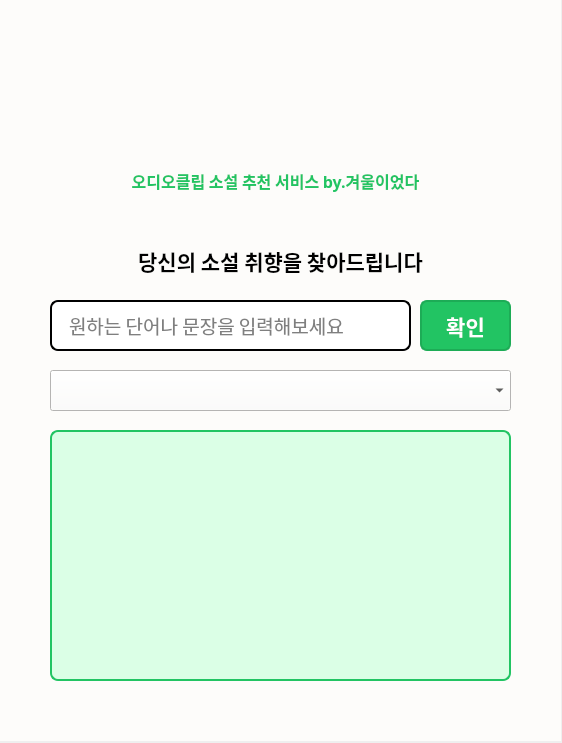
<?xml version="1.0" encoding="UTF-8"?>
<ui version="4.0">
 <class>Form</class>
 <widget class="QWidget" name="Form">
  <property name="geometry">
   <rect>
    <x>0</x>
    <y>0</y>
    <width>562</width>
    <height>743</height>
   </rect>
  </property>
  <property name="windowTitle">
   <string>Form</string>
  </property>
  <widget class="QLabel" name="lbl_title">
   <property name="geometry">
    <rect>
     <x>50</x>
     <y>240</y>
     <width>461</width>
     <height>41</height>
    </rect>
   </property>
   <property name="font">
    <font>
     <family>Pretendard SemiBold</family>
     <pointsize>16</pointsize>
     <weight>75</weight>
     <bold>true</bold>
    </font>
   </property>
   <property name="text">
    <string>당신의 소설 취향을 찾아드립니다</string>
   </property>
   <property name="alignment">
    <set>Qt::AlignCenter</set>
   </property>
  </widget>
  <widget class="QComboBox" name="combo_box">
   <property name="geometry">
    <rect>
     <x>50</x>
     <y>370</y>
     <width>461</width>
     <height>41</height>
    </rect>
   </property>
   <property name="font">
    <font>
     <family>Pretendard Medium</family>
     <pointsize>12</pointsize>
    </font>
   </property>
   <property name="styleSheet">
    <string notr="true">background-color: rgb(253, 252, 250);</string>
   </property>
  </widget>
  <widget class="QLabel" name="lbl_recommend">
   <property name="geometry">
    <rect>
     <x>50</x>
     <y>430</y>
     <width>461</width>
     <height>251</height>
    </rect>
   </property>
   <property name="font">
    <font>
     <family>Pretendard Medium</family>
     <pointsize>12</pointsize>
    </font>
   </property>
   <property name="styleSheet">
    <string notr="true">border : 2px solid rgb(34, 196, 99);
border-radius : 8px;
background-color: rgb(219, 255, 230);</string>
   </property>
   <property name="text">
    <string/>
   </property>
  </widget>
  <widget class="QLineEdit" name="line_edit">
   <property name="geometry">
    <rect>
     <x>50</x>
     <y>300</y>
     <width>361</width>
     <height>51</height>
    </rect>
   </property>
   <property name="font">
    <font>
     <family>Pretendard Medium</family>
     <pointsize>14</pointsize>
    </font>
   </property>
   <property name="styleSheet">
    <string notr="true">border : 2px solid rgb(0, 0, 0);
border-radius : 8px;
padding: 5px 15px;
background-color: rgb(255, 255, 255);</string>
   </property>
   <property name="frame">
    <bool>true</bool>
   </property>
   <property name="placeholderText">
    <string>원하는 단어나 문장을 입력해보세요</string>
   </property>
  </widget>
  <widget class="QPushButton" name="btn_recommend">
   <property name="geometry">
    <rect>
     <x>420</x>
     <y>300</y>
     <width>91</width>
     <height>51</height>
    </rect>
   </property>
   <property name="font">
    <font>
     <family>Pretendard SemiBold</family>
     <pointsize>16</pointsize>
     <weight>75</weight>
     <bold>true</bold>
    </font>
   </property>
   <property name="mouseTracking">
    <bool>false</bool>
   </property>
   <property name="styleSheet">
    <string notr="true">background-color: rgb(34, 196, 99);
border : 2px solid rgb(29, 172, 86);
color: rgb(255, 255, 255);
border-radius : 7px;</string>
   </property>
   <property name="text">
    <string>확인</string>
   </property>
  </widget>
  <widget class="QLabel" name="label">
   <property name="geometry">
    <rect>
     <x>0</x>
     <y>190</y>
     <width>561</width>
     <height>891</height>
    </rect>
   </property>
   <property name="text">
    <string/>
   </property>
   <property name="pixmap">
    <pixmap>img/frame_clear.png</pixmap>
   </property>
   <property name="scaledContents">
    <bool>true</bool>
   </property>
  </widget>
  <widget class="QLabel" name="label_2">
   <property name="geometry">
    <rect>
     <x>120</x>
     <y>50</y>
     <width>301</width>
     <height>111</height>
    </rect>
   </property>
   <property name="frameShape">
    <enum>QFrame::NoFrame</enum>
   </property>
   <property name="frameShadow">
    <enum>QFrame::Plain</enum>
   </property>
   <property name="text">
    <string/>
   </property>
   <property name="pixmap">
    <pixmap>img/audio_clip.png</pixmap>
   </property>
   <property name="scaledContents">
    <bool>true</bool>
   </property>
   <property name="wordWrap">
    <bool>false</bool>
   </property>
   <property name="openExternalLinks">
    <bool>false</bool>
   </property>
  </widget>
  <widget class="QLabel" name="label_3">
   <property name="geometry">
    <rect>
     <x>0</x>
     <y>0</y>
     <width>561</width>
     <height>741</height>
    </rect>
   </property>
   <property name="styleSheet">
    <string notr="true">background-color: rgb(253, 252, 250)</string>
   </property>
   <property name="text">
    <string/>
   </property>
  </widget>
  <widget class="QLabel" name="lbl_service_inform">
   <property name="geometry">
    <rect>
     <x>130</x>
     <y>160</y>
     <width>291</width>
     <height>41</height>
    </rect>
   </property>
   <property name="font">
    <font>
     <family>Pretendard ExtraBold</family>
     <pointsize>12</pointsize>
     <weight>75</weight>
     <bold>true</bold>
    </font>
   </property>
   <property name="styleSheet">
    <string notr="true">color: rgb(34, 196, 99);</string>
   </property>
   <property name="text">
    <string>오디오클립 소설 추천 서비스 by.겨울이었다</string>
   </property>
   <property name="alignment">
    <set>Qt::AlignCenter</set>
   </property>
  </widget>
  <zorder>label_3</zorder>
  <zorder>label</zorder>
  <zorder>lbl_title</zorder>
  <zorder>combo_box</zorder>
  <zorder>lbl_recommend</zorder>
  <zorder>line_edit</zorder>
  <zorder>btn_recommend</zorder>
  <zorder>label_2</zorder>
  <zorder>lbl_service_inform</zorder>
 </widget>
 <resources/>
 <connections/>
</ui>
